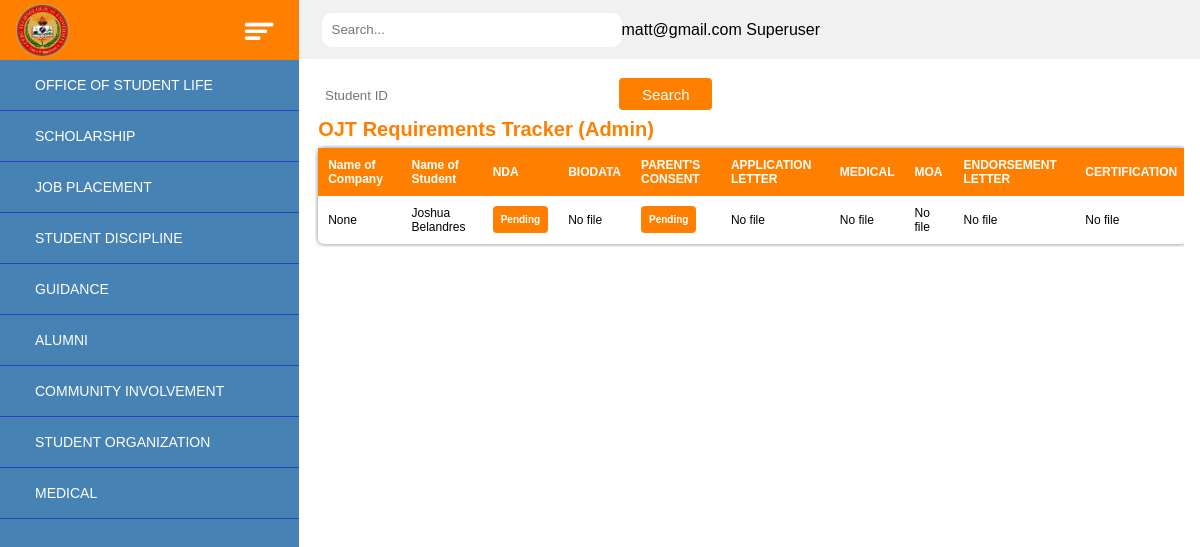
Screenshot of /jobplacement/ojt/requirements/tracker/ (signed in) with the database file from the repository.
### jobplacement/models.py (models this page shows, shortened)
class JobPlacementAdminUser(AbstractBaseUser, PermissionsMixin):
    admin_id = models.AutoField(primary_key=True)
    email = models.EmailField(_("email address"), unique = True)
    firstname = models.CharField(max_length=50, blank=False, null=False, default="")
    lastname = models.CharField(max_length=50, blank=False, null=False, default="")
    middlename = models.CharField(max_length=50, null=True, blank=True, default="")
    is_staff = models.BooleanField(default=True)
    is_active = models.BooleanField(default=True)
    date_joined = models.DateTimeField(default=timezone.now)
    USERNAME_FIELD = "email"
    REQUIRED_FIELDS = []
    objects = AdminUserManager()
    def __str__(self):
        return self.email
    groups = models.ManyToManyField(
        Group,
        verbose_name=_("groups"),
        blank=True,
        related_name="admin_user_groups"  # Specify a related_name to resolve the clash
    )
    user_permissions = models.ManyToManyField(
        Permission,
        verbose_name=_("user permissions"),
        blank=True,
        related_name="admin_user_permissions"  # Specify a related_name to resolve the clash
    )

class OJTRequirements(models.Model):
    PENDING = 'Pending'
    ACCEPTED = 'Accepted'
    DECLINED = 'Declined'
    NOFILE = 'No file'
    STATUS_CHOICES = [
            (PENDING, 'Pending'),
            (ACCEPTED, 'Accepted'),
            (DECLINED, 'Declined'),
            (NOFILE, 'No file')
    ]
    ojt_requirement_id = models.AutoField(primary_key=True)
    company_id = models.ForeignKey(OJTCompany, on_delete=models.CASCADE, null=True, blank=True, default="")
    student_id = models.ForeignKey(StudentUser, on_delete=models.CASCADE) # Change to Students Model
    non_disclosure = models.FileField(blank=True)
    biodata = models.FileField(blank=True)
    parents_consent = models.FileField(blank=True)
    application_letter = models.FileField(blank=True)
    medical = models.FileField(blank=True)
    moa = models.FileField(blank=True)
    endorsement = models.FileField(blank=True)
    certification = models.FileField(blank=True)
    nondis_stat = models.CharField(max_length = 20, choices = STATUS_CHOICES, default=NOFILE)
    biodata_stat = models.CharField(max_length = 20, choices = STATUS_CHOICES, default=NOFILE)
    consent_stat = models.CharField(max_length = 20, choices = STATUS_CHOICES, default=NOFILE)
    apl_letter_stat = models.CharField(max_length = 20, choices = STATUS_CHOICES, default=NOFILE)
    medical_stat = models.CharField(max_length = 20, choices = STATUS_CHOICES, default=NOFILE)
    moa_stat = models.CharField(max_length = 20, choices = STATUS_CHOICES, default=NOFILE)
    endorsement_stat = models.CharField(max_length = 20, choices = STATUS_CHOICES, default=NOFILE)
    cert_stat = models.CharField(max_length = 20, choices = STATUS_CHOICES, default=NOFILE)
    is_valid = models.BooleanField(default=True)

class StudentUser(AbstractBaseUser, PermissionsMixin):
    BSIT = "Bachelor of Science Information and Technology"
    BEED = "Bachelor of Elementary Education"
    BSED = "Bachelor of Secondary Education"
    BIT_COMTECH = "Bachelor of Industrial Technology Major in Computech"
    BIE = "Bachelor of Industrial Engineering"
    FORESTRY = "Bachelor of Science and Forestry"
    PSYCH = "Bachelor of Science"
    BAEL = "Bachelor of English Literature"
    CRIM = "Bachelor of Science Criminology"
    HM = "Bachelor of Science Hospitality and Management"
    TOURISM = "Bachelor of Science Hospitality and Tourism"
    CAS = "Bachelor of Crafts Arts and Science"
    ES = "Bachelor of Environmental Science"
    program_choices = [
            (BSIT, 'Bachelor of Science Information and Technology'),
            (BEED, 'Bachelor of Elementary Education'),
            (BSED, 'Bachelor of Secondary Education'),
            (BIT_COMTECH, 'Bachelor of Industrial Technology Major in Computech'),
            (BIE, 'Bachelor of Industrial Engineering'),
            (FORESTRY, 'Bachelor of Science and Forestry'),
            (PSYCH, 'Bachelor of Science'),
            (BAEL, 'Bachelor of English Literature'),
            (CRIM, 'Bachelor of Science Criminology'),
            (HM, 'Bachelor of Science Hospitality and Management'),
            (TOURISM, 'Bachelor of Science Hospitality and Tourism'),
            (CAS, 'Bachelor of Crafts Arts and Science'),
            (ES, 'Bachelor of Environmental Science'),
    ]
    is_staff = models.BooleanField(default=False)
    is_active = models.BooleanField(default=True)
    date_joined = models.DateTimeField(default=timezone.now)
    email = models.EmailField(_("email address"), unique=True)
    studID = models.PositiveIntegerField(primary_key=True)
    lrn = models.PositiveBigIntegerField(null=False, blank=False)
    firstname = models.CharField(max_length=50, blank=False, null=False)
    lastname = models.CharField(max_length=50, blank=False, null=False)
    middlename = models.CharField(max_length=50, null=True, blank=True)
    yearlvl = models.PositiveIntegerField(default=1, null=False)
    sex = models.CharField(max_length=1, default="M", null=False)
    contact = models.CharField(max_length=50, null=True)
    program = models.CharField(max_length=100, choices=program_choices, default=BSIT)
    USERNAME_FIELD = 'email'
    REQUIRED_FIELDS = []
    objects = StudentUserManager()
    groups = models.ManyToManyField(
        Group,
        verbose_name=_("groups"),
        blank=True,
        related_name="student_user_groups"
    )
    user_permissions = models.ManyToManyField(
        Permission,
        verbose_name=_("user permissions"),
        blank=True,
        related_name="student_user_permissions"
    )
    class Meta:
        ordering = ['lastname', 'firstname']
    def fullname(self):
        return f"{self.firstname} {self.lastname}"

### jobplacement/views.py (the view)
# urls.py: path('jobplacement/ojt/requirements/tracker/', views.ojtRequirements_tracker, name="ojt_requirements_tracker"),
@login_required(login_url='jobplacement:admin_student')
def ojtRequirements_tracker(request):
    req_records = OJTRequirements.objects.all()
    existing_requirement = None
    if request.method == 'POST':
        id = request.POST.get('student_id')
        req_records = OJTRequirements.objects.filter(student_id = id)
    try:
        existing_requirement = OJTRequirements.objects.get(student_id=request.user)
        _reqform = OJTRequirementsForm(instance=existing_requirement)
        stat_widgets = StatusWidget(instance=existing_requirement)
    except:
        _reqform = OJTRequirementsForm()
        stat_widgets = StatusWidget()
    context = {'form': _reqform,
               'existing_form':existing_requirement,
               'status':stat_widgets,
               'req_records':req_records} #
    return render(request, 'jobplacement/ojt_requirements.html', context)

### jobplacement/templates/jobplacement/ojt_requirements.html (shortened to what this page needs)
{% extends 'index.html' %}
{% block headcontent %}
    {% load static %}
    <link rel="stylesheet" href="{% static 'jobplacement/styles/ojt_req.css' %}?250">
{% endblock headcontent %}
{% block bodycontent %}
<section>
    {% if request.user.is_staff %}
        <div id="main_container">
            <form action="" method="POST">
                <input id="search_bar" type="text" name="student_id" placeholder="Student ID">
                <input id="attend_student_list" type="submit" value="Search">
            </form>
            <div class="intro">
                <p>OJT Requirements Tracker (Admin)</p>
            </div>
            <div class="admintable">
                <table>
                    <thead>
                        <tr>
                            <th>Name of Company</th>
                            <th>Name of Student</th>
                            <th>NDA</th>
                            <th>BIODATA</th>
                            <th>PARENT'S CONSENT</th>
                            <th>APPLICATION LETTER</th>
                            <th>MEDICAL</th>
                            <th>MOA</th>
                            <th>ENDORSEMENT LETTER</th>
                            <th>CERTIFICATION</th>
                        </tr>
                    </thead>
                    <tbody>
                        {% for req in req_records %}
                        <tr>
                            <td>{{ req.company_id }}</td>
                            <td>{{ req.student_id.fullname }}</td>
                            <td>
                                {% if req.nondis_stat == "Pending" %}
                                    <button type="button" class="view-pdf" value="{{ req.ojt_requirement_id }}" name="nondis">Pending</button>
                                {% else %}
                                    {{ req.nondis_stat }}
                                {% endif %}
                            </td>
                            <td>
                                {% if req.biodata_stat == "Pending" %}
                                    <button type="button" class="view-pdf" value="{{ req.ojt_requirement_id }}" name="biodata">Pending</button>
                                {% else %}
                                    {{ req.biodata_stat }}
                                {% endif %}
                            </td>
                            <td>
                                {% if req.consent_stat == "Pending" %}
                                    <button type="button" class="view-pdf" value="{{ req.ojt_requirement_id }}" name="consent">Pending</button>
                                {% else %}
                                    {{ req.consent_stat }}
                                {% endif %}
                            </td>
                            <td>
                                {% if req.apl_letter_stat == "Pending" %}
                                    <button type="button" class="view-pdf" value="{{ req.ojt_requirement_id }}" name="apl_letter">Pending</button>
                                {% else %}
                                    {{ req.apl_letter_stat }}
                                {% endif %}
                            </td>
                            <td>
                                {% if req.medical_stat == "Pending" %}
                                    <button type="button" class="view-pdf" value="{{ req.ojt_requirement_id }}" name="medical">Pending</button>
                                {% else %}
                                    {{ req.medical_stat }}
                                {% endif %}
                            </td>
                            <td>
                                {% if req.moa_stat == "Pending" %}
                                    <button type="button" class="view-pdf" value="{{ req.ojt_requirement_id }}" name="moa">Pending</button>
                                {% else %}
                                    {{ req.moa_stat }}
                                {% endif %}
                            </td>
                            <td>
                                {% if req.endorsement_stat == "Pending" %}
                                    <button type="button" class="view-pdf" value="{{ req.ojt_requirement_id }}" name="endorsement">Pending</button>
                                {% else %}
                                    {{ req.endorsement_stat }}
                                {% endif %}
                            </td>
                            <td>
                                {% if req.cert_stat == "Pending" %}
                                    <button type="button" class="view-pdf" value="{{ req.ojt_requirement_id }}" name="cert">Pending</button>
                                {% else %}
                                    {{ req.cert_stat }}
                                {% endif %}
                            </td>
                        </tr>
                        {% endfor %}
                </tbody>
            </table>
            </div>
        </div>
    {% endif %}
</section>
{% endblock bodycontent %}

### templates/index.html (shortened to what this page needs)
<!DOCTYPE html>
    <head>
        {% load static %}
        <link rel="stylesheet" href="{% static 'styles/index.css'%}?225">
        {% block headcontent %}
        {% endblock headcontent %}
    </head>
    <body>
        <div class="left-side">
            <div class="orange-bar">
                <img src="{% static 'imgs/CTU_logo.png'%}" class="logo">
                <img src="{% static 'imgs/barSort.png'%}" class="bars">
            </div>
            <nav class="side-nav">
                <ul>
                    <li><a href="#" class="studentlife-btn">OFFICE OF STUDENT LIFE
                    </a>
                    </li>
                    <li><a href="#" class="scholar-btn">SCHOLARSHIP
                    </a>
                    </li>
                    <li><a href="#" class="jobplace-btn">JOB PLACEMENT
                    </a>
                    </li>
                    <li><a href="#" class="student_disc-btn">STUDENT DISCIPLINE
                    </a>
                    </li>
                    <li><a href="#" class="guide-btn">GUIDANCE
                    </a>
                    </li>
                    <li><a href="#" class="alumni-btn">ALUMNI
                    </a>
                    </li>
                    <li><a href="#" class="community-btn">COMMUNITY INVOLVEMENT
                    </a>
                    </li>
                    <li><a href="#" class="student_org-btn">STUDENT ORGANIZATION
                    </a>
                    </li>
                    <li><a href="#" class="medical-btn">MEDICAL
                        </a>
                    </li>
                </ul>
            </nav>
        </div>
        <div class="right-side">
            <div class="search-container">
                <div class="search-icon">
                </div>
                <input type="text" placeholder="Search...">
                <p>{{ request.user.email }}
                    {% if request.user.is_superuser %}
                        Superuser
                    {% elif request.user.is_staff %}
                        Staff
                    {% else %}
                        Student
                    {% endif %}
                </p>
            </div>
            <main class="main_content">
                {% block bodycontent %}
                {% endblock bodycontent %}
            </main>
        </div>
    </body>
</html>

### rows the page displays
JobPlacementAdminUser: user.email "matt@gmail.com"
OJTRequirements: company_id "None", student_id.fullname "Joshua Belandres", {{ req.ojt_requirement_id }} 3 (drawn), biodata_stat "No file", apl_letter_stat "No file", medical_stat "No file", moa_stat "No file", endorsement_stat "No file", cert_stat "No file"
